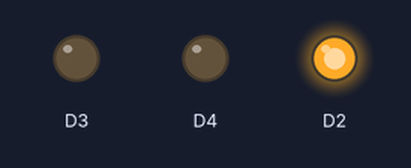
Recording of a sketch running on a simulated ESP8266 (NodeMCU). Parts: output pins drawn as LEDs (lit = HIGH).

Above: at 6.0 s.
At 13.0 s:
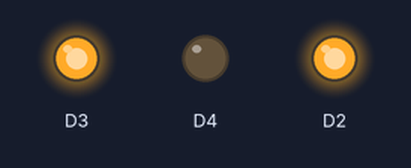
At 23.0 s:
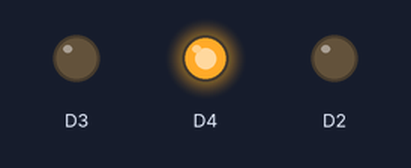
At 33.5 s:
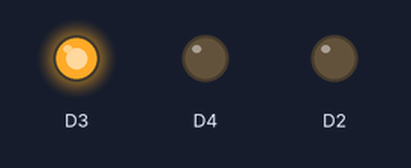
Timing chart, 0 to 45.5 s (numbered marks = the images above):
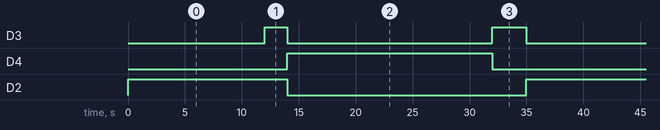

Measured:
- by itself, D3: repeats every 35.0 s: LOW 18.0 s, HIGH 3.0 s, LOW 12.0 s, HIGH 2.0 s
- by itself, D4: alternates HIGH for 18.0 s and LOW for 17.0 s
- by itself, D2: alternates HIGH for 14.0 s and LOW for 21.0 s

The sketch:

esp8266-kids-trafficlight.ino
```cpp
void setup() {

  pinMode(D2, OUTPUT);
  digitalWrite(D2, LOW);

  pinMode(D3, OUTPUT);
  digitalWrite(D3, LOW);

  pinMode(D4, OUTPUT);
  digitalWrite(D4, LOW);

}

void loop() {
  // put your main code here, to run repeatedly:

  digitalWrite(D2, HIGH);
  digitalWrite(D3, LOW);
  digitalWrite(D4, LOW);

  delay ( 12000 );

  digitalWrite(D2, HIGH);
  digitalWrite(D3, HIGH);
  digitalWrite(D4, LOW);

  delay ( 2000 );

  digitalWrite(D2, LOW);
  digitalWrite(D3, LOW);
  digitalWrite(D4, HIGH);

  delay ( 18000 );

  digitalWrite(D2, LOW);
  digitalWrite(D3, HIGH);
  digitalWrite(D4, LOW);

  delay ( 3000 );
}
```
